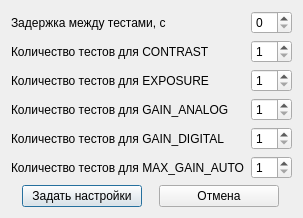
<?xml version="1.0" encoding="UTF-8"?>
<ui version="4.0">
 <class>Dialog</class>
 <widget class="QDialog" name="Dialog">
  <property name="geometry">
   <rect>
    <x>0</x>
    <y>0</y>
    <width>294</width>
    <height>201</height>
   </rect>
  </property>
  <property name="sizePolicy">
   <sizepolicy hsizetype="Fixed" vsizetype="Fixed">
    <horstretch>0</horstretch>
    <verstretch>0</verstretch>
   </sizepolicy>
  </property>
  <property name="windowTitle">
   <string>Dialog</string>
  </property>
  <layout class="QVBoxLayout" name="verticalLayout">
   <item>
    <layout class="QFormLayout" name="form_layout">
     <item row="0" column="0">
      <widget class="QLabel" name="label_delay">
       <property name="text">
        <string>Задержка между тестами, с</string>
       </property>
      </widget>
     </item>
     <item row="0" column="1">
      <widget class="QSpinBox" name="spin_box_delay">
       <property name="maximum">
        <number>10</number>
       </property>
      </widget>
     </item>
     <item row="1" column="0">
      <widget class="QLabel" name="label_contrast">
       <property name="text">
        <string>Количество тестов для CONTRAST</string>
       </property>
      </widget>
     </item>
     <item row="1" column="1">
      <widget class="QSpinBox" name="spin_box_contrast">
       <property name="minimum">
        <number>1</number>
       </property>
       <property name="maximum">
        <number>10</number>
       </property>
      </widget>
     </item>
     <item row="3" column="0">
      <widget class="QLabel" name="label_gain_analog">
       <property name="text">
        <string>Количество тестов для GAIN_ANALOG</string>
       </property>
      </widget>
     </item>
     <item row="3" column="1">
      <widget class="QSpinBox" name="spin_box_gain_analog">
       <property name="minimum">
        <number>1</number>
       </property>
       <property name="maximum">
        <number>4</number>
       </property>
      </widget>
     </item>
     <item row="2" column="0">
      <widget class="QLabel" name="label_exposure">
       <property name="text">
        <string>Количество тестов для EXPOSURE</string>
       </property>
      </widget>
     </item>
     <item row="2" column="1">
      <widget class="QSpinBox" name="spin_box_exposure">
       <property name="minimum">
        <number>1</number>
       </property>
       <property name="maximum">
        <number>10</number>
       </property>
      </widget>
     </item>
     <item row="4" column="0">
      <widget class="QLabel" name="label_gain_digital">
       <property name="text">
        <string>Количество тестов для GAIN_DIGITAL</string>
       </property>
      </widget>
     </item>
     <item row="4" column="1">
      <widget class="QSpinBox" name="spin_box_gain_digital">
       <property name="minimum">
        <number>1</number>
       </property>
       <property name="maximum">
        <number>10</number>
       </property>
      </widget>
     </item>
     <item row="5" column="0">
      <widget class="QLabel" name="label_max_gain_auto">
       <property name="text">
        <string>Количество тестов для MAX_GAIN_AUTO</string>
       </property>
      </widget>
     </item>
     <item row="5" column="1">
      <widget class="QSpinBox" name="spin_box_max_gain_auto">
       <property name="minimum">
        <number>1</number>
       </property>
       <property name="maximum">
        <number>10</number>
       </property>
      </widget>
     </item>
    </layout>
   </item>
   <item>
    <layout class="QHBoxLayout" name="horizontal_layout">
     <item>
      <widget class="QPushButton" name="button_set_settings">
       <property name="minimumSize">
        <size>
         <width>120</width>
         <height>0</height>
        </size>
       </property>
       <property name="maximumSize">
        <size>
         <width>120</width>
         <height>16777215</height>
        </size>
       </property>
       <property name="text">
        <string>Задать настройки</string>
       </property>
      </widget>
     </item>
     <item>
      <widget class="QPushButton" name="button_cancel">
       <property name="minimumSize">
        <size>
         <width>120</width>
         <height>0</height>
        </size>
       </property>
       <property name="maximumSize">
        <size>
         <width>120</width>
         <height>16777215</height>
        </size>
       </property>
       <property name="text">
        <string>Отмена</string>
       </property>
      </widget>
     </item>
    </layout>
   </item>
  </layout>
 </widget>
 <resources/>
 <connections/>
</ui>
